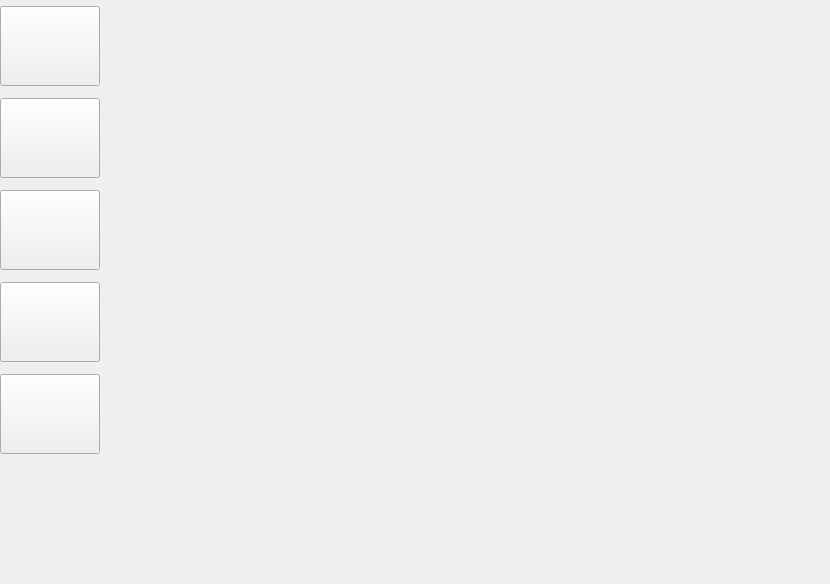
<?xml version="1.0" encoding="UTF-8"?>
<ui version="4.0">
 <class>musique</class>
 <widget class="QDockWidget" name="musique">
  <property name="geometry">
   <rect>
    <x>0</x>
    <y>0</y>
    <width>830</width>
    <height>584</height>
   </rect>
  </property>
  <property name="windowTitle">
   <string>DockWidget</string>
  </property>
  <widget class="QWidget" name="dockWidgetContents">
   <widget class="QWidget" name="verticalLayoutWidget">
    <property name="geometry">
     <rect>
      <x>0</x>
      <y>0</y>
      <width>114</width>
      <height>461</height>
     </rect>
    </property>
    <layout class="QVBoxLayout" name="verticalLayout">
     <item>
      <widget class="QPushButton" name="pushButton">
       <property name="minimumSize">
        <size>
         <width>100</width>
         <height>80</height>
        </size>
       </property>
       <property name="maximumSize">
        <size>
         <width>100</width>
         <height>80</height>
        </size>
       </property>
       <property name="sizeIncrement">
        <size>
         <width>0</width>
         <height>0</height>
        </size>
       </property>
       <property name="text">
        <string/>
       </property>
       <property name="icon">
        <iconset>
         <normaloff>../../Desktop/projet ecran voiture/icon/gps2.png</normaloff>../../Desktop/projet ecran voiture/icon/gps2.png</iconset>
       </property>
       <property name="iconSize">
        <size>
         <width>100</width>
         <height>80</height>
        </size>
       </property>
      </widget>
     </item>
     <item>
      <widget class="QPushButton" name="pushButton_3">
       <property name="minimumSize">
        <size>
         <width>100</width>
         <height>80</height>
        </size>
       </property>
       <property name="maximumSize">
        <size>
         <width>100</width>
         <height>80</height>
        </size>
       </property>
       <property name="text">
        <string/>
       </property>
       <property name="icon">
        <iconset>
         <normaloff>../../Desktop/projet ecran voiture/icon/musique2.png</normaloff>../../Desktop/projet ecran voiture/icon/musique2.png</iconset>
       </property>
       <property name="iconSize">
        <size>
         <width>100</width>
         <height>70</height>
        </size>
       </property>
      </widget>
     </item>
     <item>
      <widget class="QPushButton" name="pushButton_2">
       <property name="minimumSize">
        <size>
         <width>100</width>
         <height>74</height>
        </size>
       </property>
       <property name="maximumSize">
        <size>
         <width>100</width>
         <height>80</height>
        </size>
       </property>
       <property name="text">
        <string/>
       </property>
       <property name="icon">
        <iconset>
         <normaloff>../../Desktop/projet ecran voiture/icon/telephoone.png</normaloff>../../Desktop/projet ecran voiture/icon/telephoone.png</iconset>
       </property>
       <property name="iconSize">
        <size>
         <width>100</width>
         <height>70</height>
        </size>
       </property>
      </widget>
     </item>
     <item>
      <widget class="QPushButton" name="pushButton_5">
       <property name="minimumSize">
        <size>
         <width>100</width>
         <height>80</height>
        </size>
       </property>
       <property name="maximumSize">
        <size>
         <width>100</width>
         <height>80</height>
        </size>
       </property>
       <property name="text">
        <string/>
       </property>
       <property name="icon">
        <iconset>
         <normaloff>../../Desktop/projet ecran voiture/icon/voiture.png</normaloff>../../Desktop/projet ecran voiture/icon/voiture.png</iconset>
       </property>
       <property name="iconSize">
        <size>
         <width>100</width>
         <height>80</height>
        </size>
       </property>
      </widget>
     </item>
     <item>
      <widget class="QPushButton" name="pushButton_4">
       <property name="minimumSize">
        <size>
         <width>100</width>
         <height>80</height>
        </size>
       </property>
       <property name="maximumSize">
        <size>
         <width>100</width>
         <height>80</height>
        </size>
       </property>
       <property name="text">
        <string/>
       </property>
       <property name="icon">
        <iconset>
         <normaloff>../../Desktop/projet ecran voiture/icon/parameter-icon-25.jpg</normaloff>../../Desktop/projet ecran voiture/icon/parameter-icon-25.jpg</iconset>
       </property>
       <property name="iconSize">
        <size>
         <width>100</width>
         <height>80</height>
        </size>
       </property>
      </widget>
     </item>
    </layout>
   </widget>
   <widget class="QTimeEdit" name="timeEdit">
    <property name="geometry">
     <rect>
      <x>940</x>
      <y>160</y>
      <width>118</width>
      <height>22</height>
     </rect>
    </property>
   </widget>
  </widget>
 </widget>
 <resources/>
 <connections/>
</ui>
